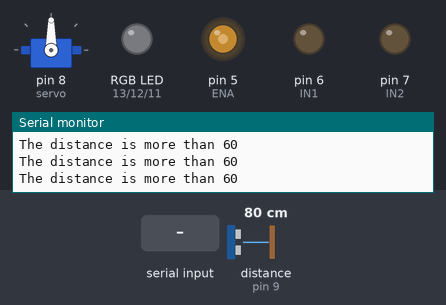
A sketch run on a simulated Arduino Uno, built with avr-gcc and run on an emulated ATmega328P. On the bench: servo, an RGB LED mixed from three pins (HIGH = lit), output pins drawn as LEDs (lit = HIGH), the last lines printed to the serial monitor. Wiring (inferred from the names in the program): ultrasonic range finder: trigger pin 10; echo pin 9. The inputs (shaded band) are chosen by the test bench; at power-on: distance to the obstacle (sensor on pin 9) 80 cm. The echo pulse lasts 58.3 µs per cm; pins used as bus, display or sensor lines are not drawn.

Above: at 1.2 s.
1.3 s: "*fade light" received over Serial
At 2.2 s:
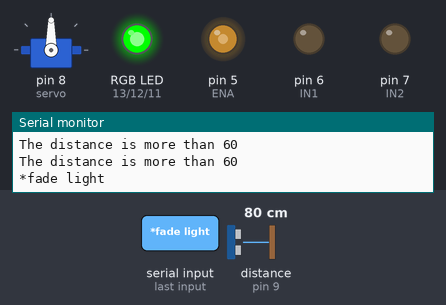
At 3.4 s:
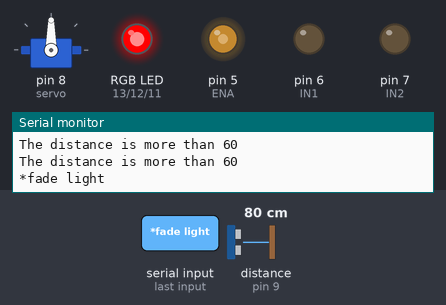
7.3 s: distance to the obstacle (sensor on pin 9) set to 10 cm
10.3 s: distance to the obstacle (sensor on pin 9) set to 7 cm
At 11.9 s:
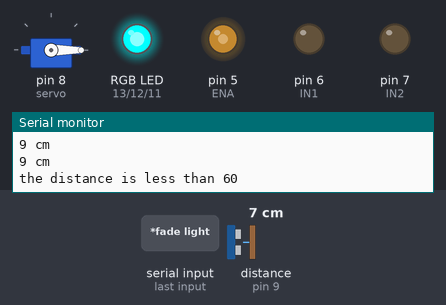
Timing chart, 0 to 13.4 s (numbered marks = the images above; inputs shaded):
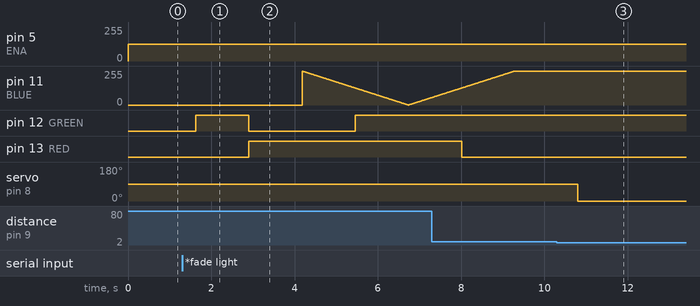

The sketch:

all_in_one.ino
```cpp
/*NSBM Green University
School of computing
UGC SE 17.1
System Fundemental Group Project
Smart Home power automation system

M A DEVIN CHANDULA
K H Gunewardene
Gayan Palliyaguru
T H Wickramesinghe
*/
#include <Servo.h>
String voice;
// light variables
#define RED 13
#define GREEN 12
#define BLUE 11
//garrage door variables
#define trigPin 10
#define echoPin 9
//garrage lift elavator variables
const int IN1 = 6;
const int IN2 = 7;
const int ENA = 5;

Servo servo;
int sound = 250;

void setup() {
  Serial.begin(9600);

  //light system setup
  pinMode(GREEN, OUTPUT);
  pinMode(BLUE, OUTPUT);
  pinMode(RED, OUTPUT);
  analogWrite(RED,0);
  analogWrite(GREEN,0);
  analogWrite(BLUE,0);

  //garrage dioor setup
  pinMode(trigPin, OUTPUT);
  pinMode(echoPin, INPUT);
  servo.attach(8);

  //garrage elavator
    pinMode (IN1, OUTPUT);
    pinMode (IN2, OUTPUT);
    pinMode (ENA, OUTPUT);

}

  int redVal;
  int greenVal;
  int blueVal;

void loop() {
  analogWrite(ENA, 125);//elavator speed
  //voice system loop begins here
  while (Serial.available())
  {
  delay(10);
  char c = Serial.read();
  if (c == '#') {break;}
  voice += c;
  }

  if (voice.length() > 0) {
    Serial.println(voice);
 //light system loop begins here
       if(voice == "*red")
     {
     analogWrite(RED,255);
     analogWrite(GREEN,0);
     analogWrite(BLUE,0);
     }
  else if(voice == "*green")
     {
    analogWrite(GREEN,255);
    analogWrite(RED,0);
    analogWrite(BLUE,0);
     }
  else if(voice == "*blue")
     {
    analogWrite(RED,0);
    analogWrite(BLUE,255);
    analogWrite(GREEN,0);
     }

  else if(voice == "*light off")
     {
    analogWrite(RED,0);
    analogWrite(GREEN,0);
    analogWrite(BLUE,0);
     }
   else if(voice == "*light on")
     {
    analogWrite(RED,220);
    analogWrite(GREEN,245);
    analogWrite(BLUE,250);
     }

      else if(voice == "*fade light")
     {


     redVal = 255;
     blueVal = 0;
     greenVal = 0;
     for(int i = 0; i < 255; i += 1)
    {
    greenVal += 1;
    redVal -= 1;
    analogWrite(GREEN, 255 - greenVal);
    analogWrite(RED, 255 - redVal);
    delay(10);
  }

  redVal = 0;
  blueVal = 0;
  greenVal = 255;
  for(int i = 0; i < 255; i += 1)
  {
    blueVal += 1;
    greenVal -= 1;
    analogWrite(BLUE, 255 - blueVal);
    analogWrite(GREEN, 255 - greenVal);
    delay(10);
  }

  redVal = 0;
  blueVal = 255;
  greenVal = 0;
  for(int i = 0; i < 255; i += 1)
  {
    redVal += 1;
    blueVal -= 1;
    analogWrite(RED, 255 - redVal);
    analogWrite(BLUE, 255 - blueVal);
    delay(10);
  }


       }
       //light system ends here
       //garrage elavator loop starts here
    else if(voice == "*lift up")
     {
  digitalWrite(IN1, HIGH);
  delay(5000);
  digitalWrite(IN2, LOW);
  delay(5000);
  digitalWrite(IN1, LOW);
  digitalWrite(IN2, LOW);

     }
  else if(voice == "*lift down")
     {

  digitalWrite(IN2, HIGH);
  delay(5000);
  digitalWrite(IN1, LOW);
  delay(5000);
  digitalWrite(IN2, LOW);
  digitalWrite(IN1, LOW);
     }
     //garrage elavator loop starts here
  }


voice="";

//garrage door loop begins here
long duration, distance;
digitalWrite(trigPin, LOW);
delayMicroseconds(2);
digitalWrite(trigPin, HIGH);
delayMicroseconds(10);
digitalWrite(trigPin, LOW);
duration = pulseIn(echoPin, HIGH);
distance = (duration/2) / 29.1;
if (distance < 8) {
Serial.println("the distance is less than 60");
servo.write(0);
delay(7000);
}
else {
servo.write(90);
}
if (distance > 60 || distance <= 0){
Serial.println("The distance is more than 60");
}
else {
Serial.print(distance);
Serial.println(" cm");
}
delay(500);
//garrage loop ends here

}
```

Measured:
- the behaviour switches between 9 and 8 cm on distance to the obstacle (sensor on pin 9) (found by bisection; images 2 and 3)
- after the input at 1.3 s, pin 12 (GREEN): LOW → HIGH after 0.33 s, → LOW 1.3 s later, → HIGH 2.6 s later; pin 13 (RED): LOW → HIGH after 1.6 s
- after the input at 10.3 s, servo on pin 8 (servo): 90° → 0° after 0.50 s
